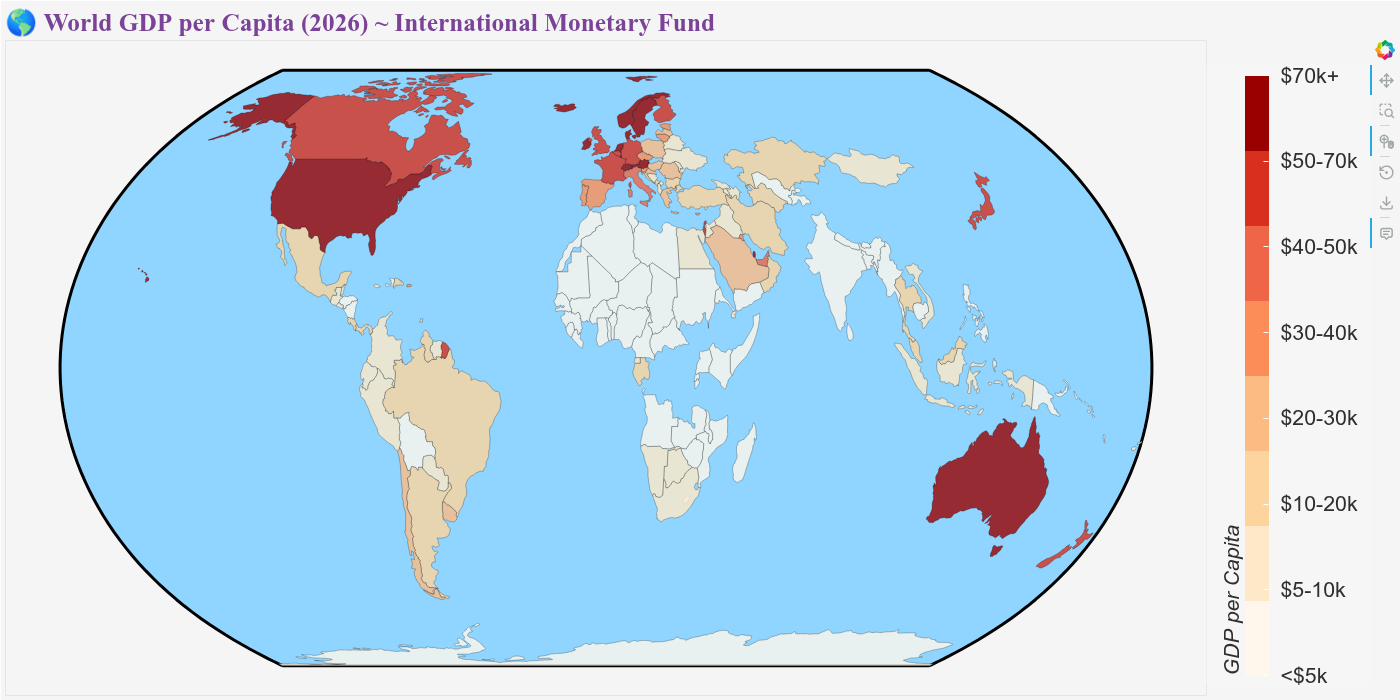

Here is the Python script that generated this plot:
from butils import *
# Simulate GDP data (replace with real data from World Bank API or CSV)
url = "https://raw.githubusercontent.com/python-visualization/folium/master/examples/data/world-countries.json"
world_geo_gdp = requests.get(url).json()

import pandas as pd
dfpp = pd.read_csv("/home/michael/Desktop/preProcess_BokehRocks/scripts/input/GDP per capita.csv")

gdp_data_dict = {}
for index, row in dfpp.iterrows():
    gdp_data_dict[dfpp.iloc[index, 0]] = dfpp.iloc[index, -1]

# gdp_data = gdp_data_dict
import math
gdp_data0 = {k: float(v) if v != 'no data' else math.nan for k, v in gdp_data_dict.items()}
gdp_data = {k: v for k, v in gdp_data0.items() if not math.isnan(v)}

# Assign GDP data
for feature in world_geo_gdp['features']:
    country = feature['properties']['name']
    value = gdp_data.get(country, None)
    
    if value is None:
        if country == 'United States of America': 
            value = gdp_data.get('United States')
        elif country == 'Russian Federation': 
            value = gdp_data.get('Russia')
        elif country == "Korea, Republic of": 
            value = gdp_data.get('Korea')
    
    feature['properties']['gdp_per_capita'] = value

# PLOT GDP
projection = ccrs.EqualEarth()
projName = 'Equal Earth'
bin_edges = [0, 5000, 10000, 20000, 30000, 40000, 50000, 70000, 100000]
bin_labels = ["<$5k", "$5-10k", "$10-20k", "$20-30k", "$30-40k", 
              "$40-50k", "$50-70k", "$70k+"]
palette = ["#fff7ec", "#fee8c8", "#fdd49e", "#fdbb84", "#fc8d59", 
           "#ef6548", "#d7301f", "#990000"]

p4 = plot_world_choropleth(world_geo_gdp, projection, projName,
                           value_col='gdp_per_capita',
                           palette=palette,
                           bin_labels=bin_labels,
                           bin_edges=bin_edges,
                           use_natural_earth=True,
                           title="🌎 World GDP per Capita (2026) ~ International Monetary Fund",
                           legend_title='GDP per Capita',
                           tooltip_label='GDP per Capita (USD)',
                           value_format='{$0,0}')

save_plot(p4, "output/geo_03")
